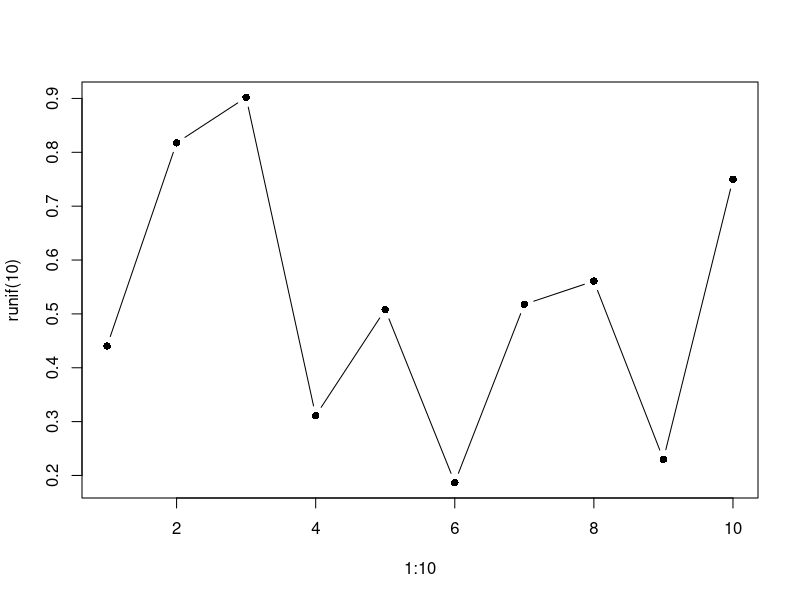
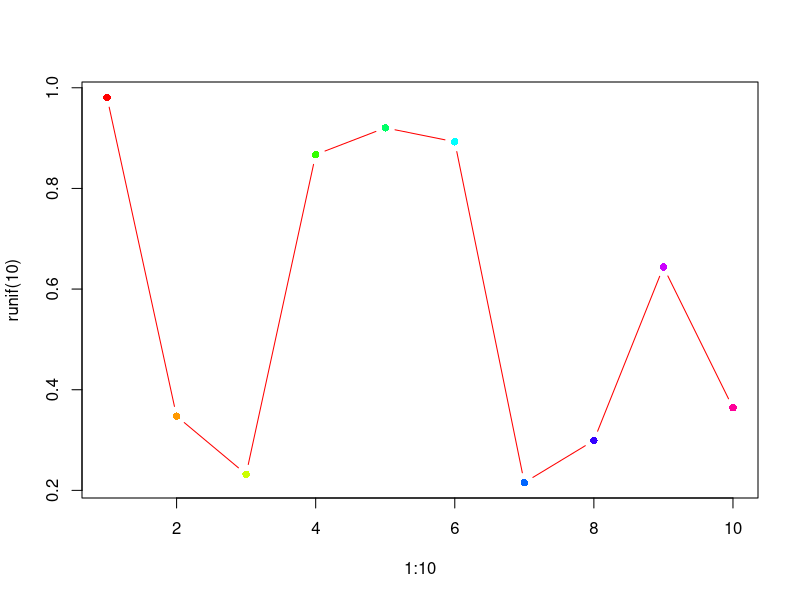

Here is the R script that generated these plots, in order:
## ---- chunk 1

tab <- data.frame(
	Variable=c('temperature', 'precipitation', 'ice cream'), 
	t=c(0.01, 2.05, -1.49), 
	p = c(0.01, 0.25, 0.86))
knitr::kable(tab)

## ---- chunk 2

xtable::xtable(tab)

## ---- chunk 3

plot(1:10, runif(10), pch=16, type='b')

## ---- chunk 4

plot(1:10, runif(10), pch=16, 
	type='b', col=rainbow(10))

